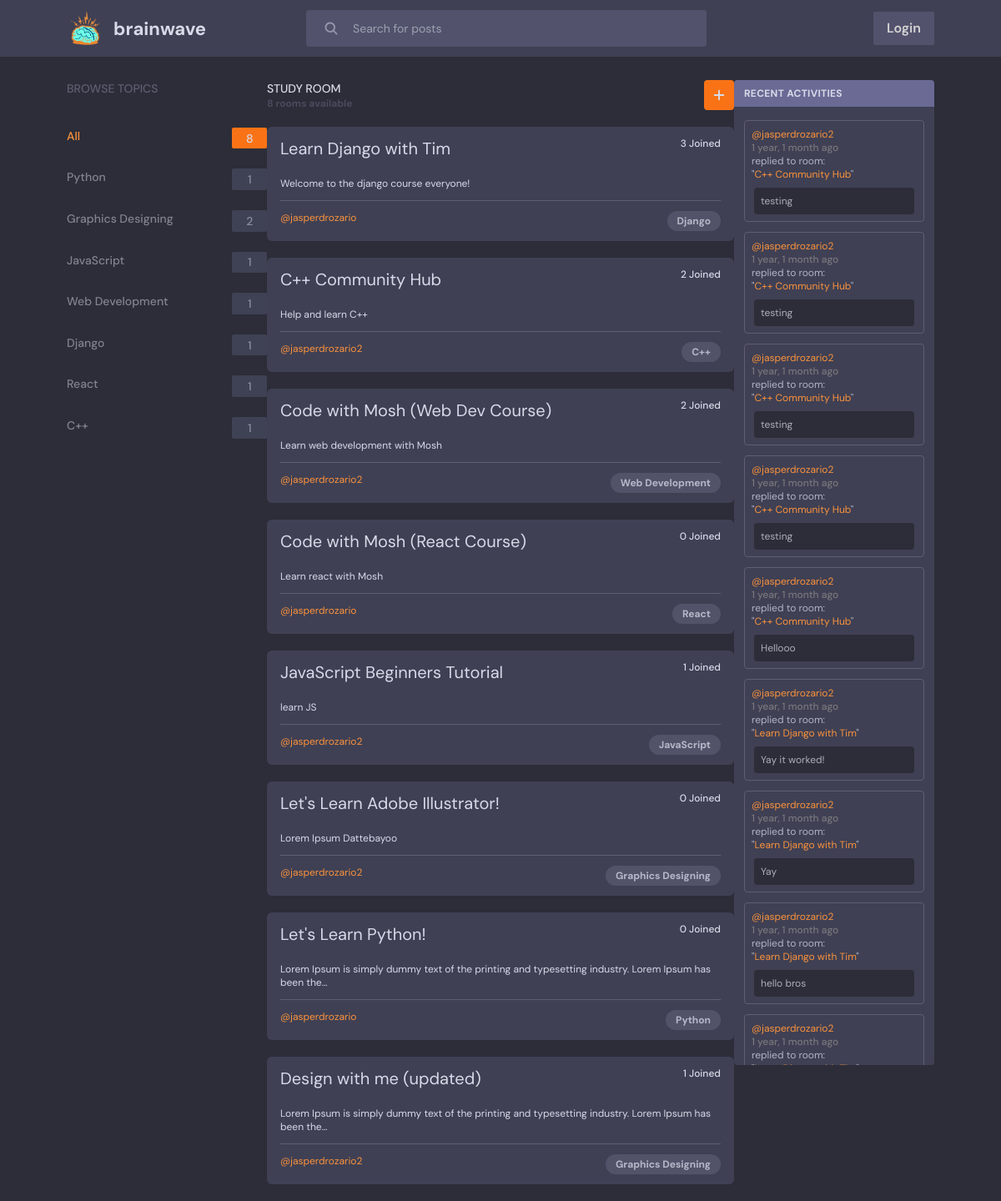
The app's page /, older data.
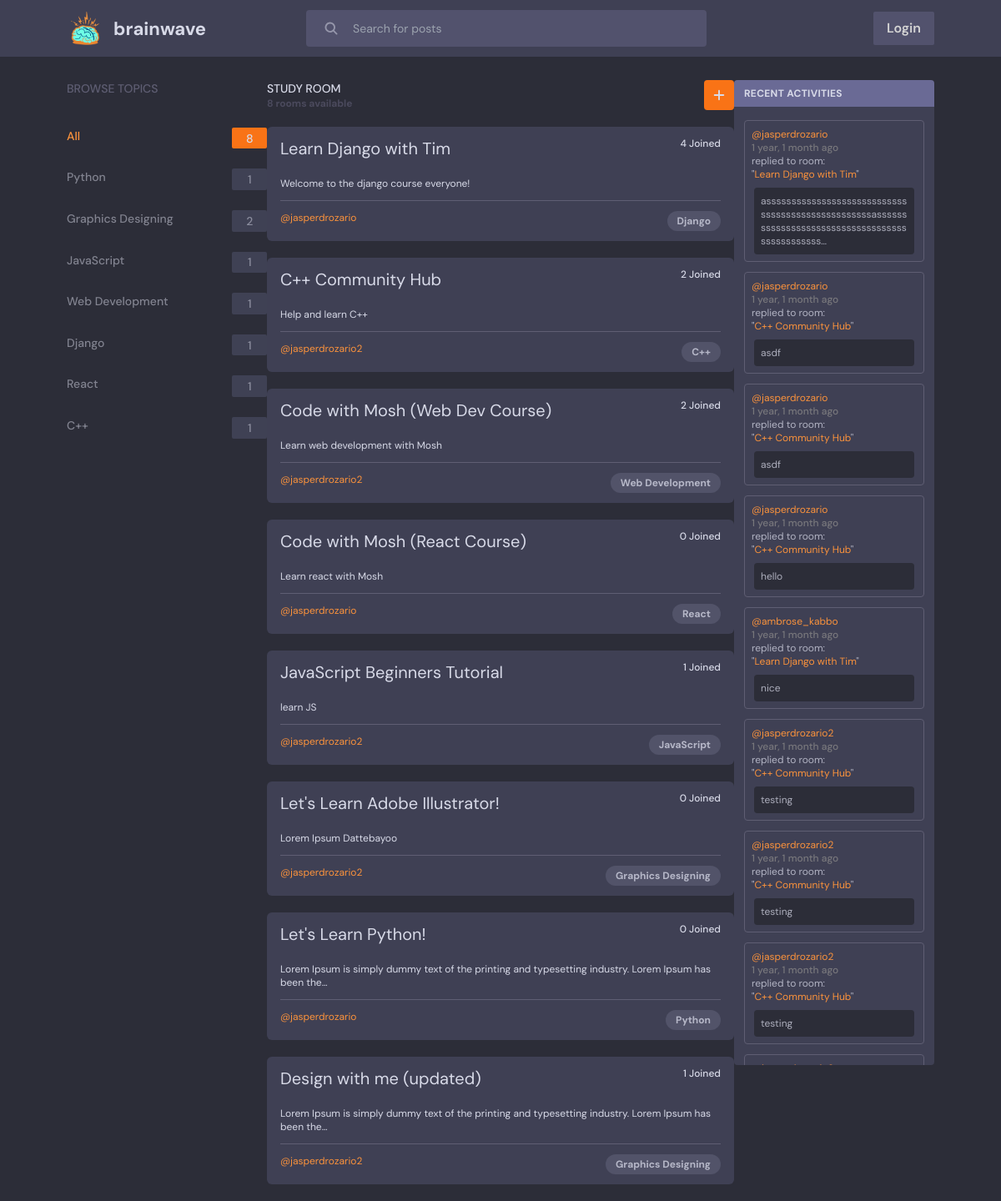
The same page, newer data.
### base/models.py (models this page shows, shortened)
class Topic(models.Model):
    name = models.CharField(max_length=200)

class Room(models.Model):
    host = models.ForeignKey(User, on_delete=models.SET_NULL, null=True)
    topic = models.ForeignKey(Topic, on_delete=models.SET_NULL, related_name='rooms', null=True)
    name = models.CharField(max_length=200)
    description = models.TextField(null=True, blank=True, max_length=100)
    participants = models.ManyToManyField(User, related_name='participants', blank=True)
    updated = models.DateTimeField(auto_now=True)
    created = models.DateTimeField(auto_now_add=True)
    def __str__(self):
        return self.name
    class Meta:
        ordering = ['-updated', '-created']

class Message(models.Model):
    user = models.ForeignKey(User, on_delete=models.CASCADE)
    room = models.ForeignKey(Room, on_delete=models.CASCADE)
    body = models.TextField(max_length=1000)
    updated = models.DateTimeField(auto_now=True)
    created = models.DateTimeField(auto_now_add=True)
    class Meta:
        ordering = ['-updated', '-created']
    def __str__(self):
        return self.body

### base/views.py (the view, shortened to what this page needs)
# urls.py: 2. Add a URL to urlpatterns:  path('', views.home, name='home')
def home(request):
  total_room_count = Room.objects.count()
  q = request.GET.get('q') if request.GET.get('q') != None else ''
  if len(q)>0 and ' ' in q[-1]:
    q = q.replace(' ', '+')
  print(q)
  rooms = Room.objects.filter(
    Q(topic__name__icontains = q) |
    Q(name__icontains = q) |
    Q(description__icontains = q)
  )
  room_count = rooms.count()
  if q == '':
    selected_topic = ''
  print(selected_topic)
  filtered_room_messages = []
  for room in rooms:
    room_messages = Message.objects.filter(room=room)
    filtered_room_messages.extend(room_messages)
  filtered_room_messages.sort(key=lambda event: event.created, reverse=True)
  topics = Topic.objects.all()
  isHomePage = True
  context = {'rooms': rooms, 'topics': topics, 'total_room_count': total_room_count, 'room_count': room_count, 'room_messages': filtered_room_messages, 'flag': isHomePage, 'selected_topic': selected_topic,}
  return render(request, 'base/home.html', context)

### base/templates/base/home.html
{% extends 'main.html' %} {% block content %}
<div class="flex justify-center">
  <div class="fixed left-[5rem] w-[15rem]">
    {% include 'base/topics_component.html' %}
  </div>
  <div class="flex-none w-[35rem]">
    {% include 'base/feed_component.html' %}
  </div>
  <div
    class="fixed rounded overflow-y-auto scrollbar-thin right-[5rem] w-[15rem] h-[82%]"
  >
    {% include 'base/activity_log_component.html' %}
  </div>
</div>
{% endblock %}

### base/templates/base/topics_component.html (shortened to what this page needs)
<p class="text-sm font-medium mb-[2.3rem] text-subtle-purple">BROWSE TOPICS</p>
<div class="flex justify-between text-sm font-medium mb-6 text-subtle-white/50">
  {% if selected_topic == '' %}
  <a class="text-orange-400" href="{% url 'home' %}">All</a>
  <div
    class="flex bg-orange-500 items-center justify-center rounded-sm w-[2.6rem] h-[1.6rem]"
  >
    <p class="text-subtle-white">{{total_room_count}}</p>
  </div>
  {% endif %}
</div>
{% for topic in topics %}
<div class="flex justify-between text-sm font-medium mb-6 text-subtle-white/50">
  {% if topic.name == selected_topic %}
  <a class="text-orange-400" href="{% url 'home' %}?q={{topic.name}}"
    >{{topic.name}}</a
  >
  <div
    class="flex bg-orange-500 items-center justify-center rounded-sm w-[2.6rem] h-[1.6rem]"
  >
    <p class="text-subtle-white">{{topic.rooms.all|length}}</p>
  </div>
  {% else %}
  <a class="hover:text-orange-400/75" href="{% url 'home' %}?q={{topic.name}}"
    >{{topic.name}}</a
  >
  <div
    class="flex bg-[#3F4154] items-center justify-center rounded-sm w-[2.6rem] h-[1.6rem]"
  >
    <p>{{topic.rooms.all|length}}</p>
  </div>
  {% endif %}
</div>
{% endfor %}

### base/templates/base/feed_component.html (shortened to what this page needs)
<div class="flex justify-between">
  <div class="flex-none">
    {% if not flag %}
    <p class="text-subtle-white text-sm font-medium">
      STUDY ROOM (by @{{ user.username }})
    </p>
    {% else %}
    <p class="text-subtle-white text-sm font-medium">STUDY ROOM</p>
    {% endif %} {% if room_count > 1 %}
    <p class="text-xs font-bold text-[#4B4A5D]">
      {{room_count}} rooms available
    </p>
    {% elif room_count == 1 %}
    <p class="text-xs font-bold text-[#4B4A5D]">1 room available</p>
    {% else %}
    <p class="text-xs font-bold text-[#4B4A5D]">No rooms available</p>
    {% endif %}
  </div>
  <a href="{% url 'create-room' %}">
    <p
      class="group flex items-center justify-center font-semibold text-sm text-subtle-white bg-orange-500 w-9 h-9 rounded transition-all duration-300 hover:w-[140px]"
    >
      <svg
        xmlns="http://www.w3.org/2000/svg"
        viewBox="0 0 16 16"
        fill="currentColor"
        class="w-5 h-5"
      >
        <path
          d="M8.75 3.75a.75.75 0 0 0-1.5 0v3.5h-3.5a.75.75 0 0 0 0 1.5h3.5v3.5a.75.75 0 0 0 1.5 0v-3.5h3.5a.75.75 0 0 0 0-1.5h-3.5v-3.5Z"
        />
      </svg>
    </p>
  </a>
</div>
{% for room in rooms %}
<div
  class="my-5 py-3 px-4 rounded-md bg-theme-secondary transition-transform duration-300 hover:scale-[1.02]"
>
  <div class="flex justify-between">
    <p
      class="mb-5 text-subtle-white text-xl transition-all duration-300 hover:text-orange-400"
    >
      <a href="{% url 'room' room.id %}">{{room.name}}</a>
    </p>
    <p class="mb-3 text-xs font-medium text-subtle-white">
      {{room.participants.all|length}} Joined
    </p>
  </div>
  <div>
    <p class="mb-3 text-xs text-subtle-white">
      {{room.description|truncatechars:100}}
    </p>
    <hr class="border-t-[1px] border-subtle-purple" />
  </div>
  <div class="flex justify-between mt-3">
    <div class="flex-none">
      <p class="text-orange-400 text-xs hover:underline">
        <a href="{% url 'user-profile' room.host.id %}"
          >@{{room.host.username}}</a
        >
      </p>
    </div>
    <div class="flex-none px-3 py-1 rounded-xl bg-[#525369]">
      <p class="text-subtle-white/75 text-xs font-bold">{{room.topic.name}}</p>
    </div>
  </div>
</div>
{% endfor %}

### base/templates/base/activity_log_component.html
<div class="bg-theme-secondary">
  <p
    class="text-xs font-bold px-3 py-2 text-subtle-white tracking-wide bg-light-lavender"
  >
    {% if flag %} RECENT ACTIVITIES {% else %} RECENT ACTIVITIES by
    @{{user.username}} {% endif %}
  </p>
  <div class="py-1">
    {% for message in room_messages %}
    <div class="rounded border-subtle-purple p-2 m-3 border-[0.3px]">
      <p class="text-xs text-orange-400">
        <a href="{% url 'user-profile' message.user.id %}">@{{message.user}}</a>
      </p>
      <p class="text-xs text-[#78777C] font-medium">
        {{message.created|timesince}} ago
      </p>
      <p class="text-xs text-subtle-white/75">
        replied to room: <br />
        "<a class="text-orange-400" href="{% url 'room' message.room.id %}"
          >{{message.room}}</a
        >"
      </p>
      <div
        class="break-words whitespace-normally mt-2 p-2 rounded bg-theme-primary mx-[3px]"
      >
        <p class="text-xs text-subtle-white/75">
          {{message|truncatechars:100}}
        </p>
      </div>
    </div>
    {% endfor %}
  </div>
</div>

Row changes from the older to the newer data that the page shows:
no longer on this page (row unchanged): Message: user "jasperdrozario2", created "1 year, 1 month", room "C++ Community Hub", body "testing"
no longer on this page (row unchanged): Message: user "jasperdrozario2", created "1 year, 1 month", room "C++ Community Hub", body "Hellooo"
removed Message: user "jasperdrozario2", created "1 year, 1 month", room "Learn Django with Tim", body "Yay it worked!"
no longer on this page (row unchanged): Message: user "jasperdrozario2", created "1 year, 1 month", room "Learn Django with Tim", body "Yay"
no longer on this page (row unchanged): Message: user "jasperdrozario2", created "1 year, 1 month", room "Learn Django with Tim", body "hello bros"
no longer on this page (row unchanged): Message: user "jasperdrozario2", created "1 year, 1 month"
changed Room "Learn Django with Tim": participants.all|length "3" → "4"
added Message: user "jasperdrozario", created "1 year, 1 month", room "Learn Django with Tim", body "assssssssssssssssssssssssssssssssssssssssssssssssssasssssssssssssssssssssssssssssssssssssssssssssss…"
added Message: user "jasperdrozario", created "1 year, 1 month", room "C++ Community Hub", body "asdf"
added Message: user "jasperdrozario", created "1 year, 1 month", room "C++ Community Hub", body "asdf"
added Message: user "jasperdrozario", created "1 year, 1 month", room "C++ Community Hub", body "hello"
added Message: user "ambrose_kabbo", created "1 year, 1 month", room "Learn Django with Tim", body "nice"
